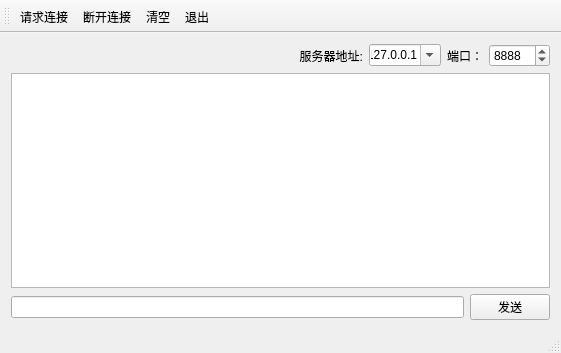
<?xml version="1.0" encoding="UTF-8"?>
<ui version="4.0">
 <class>ExTcpClient</class>
 <widget class="QMainWindow" name="ExTcpClient">
  <property name="geometry">
   <rect>
    <x>0</x>
    <y>0</y>
    <width>561</width>
    <height>353</height>
   </rect>
  </property>
  <property name="windowTitle">
   <string>ExTcpClient</string>
  </property>
  <widget class="QWidget" name="centralWidget">
   <layout class="QVBoxLayout" name="verticalLayout">
    <item>
     <layout class="QHBoxLayout" name="horizontalLayout">
      <item>
       <spacer name="horizontalSpacer">
        <property name="orientation">
         <enum>Qt::Horizontal</enum>
        </property>
        <property name="sizeHint" stdset="0">
         <size>
          <width>40</width>
          <height>20</height>
         </size>
        </property>
       </spacer>
      </item>
      <item>
       <widget class="QLabel" name="labIP">
        <property name="text">
         <string>服务器地址:</string>
        </property>
        <property name="alignment">
         <set>Qt::AlignRight|Qt::AlignTrailing|Qt::AlignVCenter</set>
        </property>
       </widget>
      </item>
      <item>
       <widget class="QComboBox" name="comboBox">
        <property name="editable">
         <bool>true</bool>
        </property>
        <property name="currentText">
         <string>127.0.0.1</string>
        </property>
       </widget>
      </item>
      <item>
       <widget class="QLabel" name="labPort">
        <property name="text">
         <string>端口：</string>
        </property>
        <property name="alignment">
         <set>Qt::AlignRight|Qt::AlignTrailing|Qt::AlignVCenter</set>
        </property>
       </widget>
      </item>
      <item>
       <widget class="QSpinBox" name="spinBox">
        <property name="maximum">
         <number>65000</number>
        </property>
        <property name="value">
         <number>8888</number>
        </property>
       </widget>
      </item>
     </layout>
    </item>
    <item>
     <widget class="QPlainTextEdit" name="plainTextEdit"/>
    </item>
    <item>
     <layout class="QHBoxLayout" name="horizontalLayout_2">
      <item>
       <widget class="QLineEdit" name="lineEdit"/>
      </item>
      <item>
       <widget class="QPushButton" name="btnSend">
        <property name="text">
         <string>发送</string>
        </property>
       </widget>
      </item>
     </layout>
    </item>
   </layout>
  </widget>
  <widget class="QMenuBar" name="menuBar">
   <property name="geometry">
    <rect>
     <x>0</x>
     <y>0</y>
     <width>561</width>
     <height>23</height>
    </rect>
   </property>
  </widget>
  <widget class="QToolBar" name="mainToolBar">
   <attribute name="toolBarArea">
    <enum>TopToolBarArea</enum>
   </attribute>
   <attribute name="toolBarBreak">
    <bool>false</bool>
   </attribute>
   <addaction name="actConnect"/>
   <addaction name="actDisconnect"/>
   <addaction name="actClear"/>
   <addaction name="actQuit"/>
  </widget>
  <widget class="QStatusBar" name="statusBar"/>
  <action name="actConnect">
   <property name="icon">
    <iconset resource="resource.qrc">
     <normaloff>:/images/Image4.png</normaloff>:/images/Image4.png</iconset>
   </property>
   <property name="text">
    <string>请求连接</string>
   </property>
   <property name="toolTip">
    <string>请求连接到服务器</string>
   </property>
  </action>
  <action name="actDisconnect">
   <property name="icon">
    <iconset resource="resource.qrc">
     <normaloff>:/images/Image5.png</normaloff>:/images/Image5.png</iconset>
   </property>
   <property name="text">
    <string>断开连接</string>
   </property>
   <property name="toolTip">
    <string>断开与服务器的连接</string>
   </property>
  </action>
  <action name="actClear">
   <property name="icon">
    <iconset resource="resource.qrc">
     <normaloff>:/images/Image1.png</normaloff>:/images/Image1.png</iconset>
   </property>
   <property name="text">
    <string>清空</string>
   </property>
   <property name="toolTip">
    <string>清空编辑框文本</string>
   </property>
  </action>
  <action name="actQuit">
   <property name="icon">
    <iconset resource="resource.qrc">
     <normaloff>:/images/Image2.jpg</normaloff>:/images/Image2.jpg</iconset>
   </property>
   <property name="text">
    <string>退出</string>
   </property>
   <property name="toolTip">
    <string>退出程序</string>
   </property>
  </action>
 </widget>
 <layoutdefault spacing="6" margin="11"/>
 <resources>
  <include location="resource.qrc"/>
 </resources>
 <connections/>
</ui>
